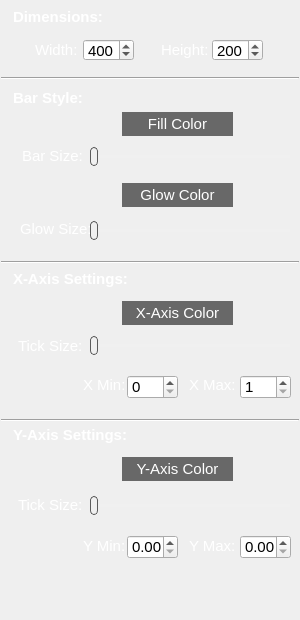
    <widget class="QGroupBox" name="groupBox_BarOverlay">
     <property name="geometry">
      <rect>
       <x>10</x>
       <y>50</y>
       <width>300</width>
       <height>620</height>
      </rect>
     </property>
     <property name="font">
      <font>
       <pointsize>11</pointsize>
      </font>
     </property>
     <property name="styleSheet">
      <string notr="true">QGroupBox{
border:none;
} </string>
     </property>
     <property name="title">
      <string/>
     </property>
     <property name="flat">
      <bool>false</bool>
     </property>
     <property name="checkable">
      <bool>false</bool>
     </property>
     <widget class="QSpinBox" name="spinBox_barChartWidth">
      <property name="geometry">
       <rect>
        <x>83</x>
        <y>39</y>
        <width>51</width>
        <height>22</height>
       </rect>
      </property>
      <property name="font">
       <font>
        <pointsize>11</pointsize>
       </font>
      </property>
      <property name="maximum">
       <number>1000</number>
      </property>
      <property name="singleStep">
       <number>5</number>
      </property>
      <property name="value">
       <number>400</number>
      </property>
     </widget>
     <widget class="QLabel" name="label_barXColor">
      <property name="geometry">
       <rect>
        <x>122</x>
        <y>325</y>
        <width>111</width>
        <height>6</height>
       </rect>
      </property>
      <property name="font">
       <font>
        <pointsize>11</pointsize>
       </font>
      </property>
      <property name="text">
       <string/>
      </property>
     </widget>
     <widget class="QLabel" name="label_14">
      <property name="geometry">
       <rect>
        <x>22</x>
        <y>135</y>
        <width>61</width>
        <height>41</height>
       </rect>
      </property>
      <property name="font">
       <font>
        <pointsize>11</pointsize>
       </font>
      </property>
      <property name="styleSheet">
       <string notr="true">QLabel {color:white;}</string>
      </property>
      <property name="text">
       <string>Bar Size:</string>
      </property>
      <property name="wordWrap">
       <bool>true</bool>
      </property>
     </widget>
     <widget class="Line" name="line_11">
      <property name="geometry">
       <rect>
        <x>1</x>
        <y>70</y>
        <width>298</width>
        <height>16</height>
       </rect>
      </property>
      <property name="font">
       <font>
        <pointsize>11</pointsize>
       </font>
      </property>
      <property name="orientation">
       <enum>Qt::Horizontal</enum>
      </property>
     </widget>
     <widget class="QLabel" name="label_barGlowColor">
      <property name="geometry">
       <rect>
        <x>122</x>
        <y>207</y>
        <width>111</width>
        <height>6</height>
       </rect>
      </property>
      <property name="font">
       <font>
        <pointsize>11</pointsize>
       </font>
      </property>
      <property name="text">
       <string/>
      </property>
     </widget>
     <widget class="QSpinBox" name="spinBox_barChartHeight">
      <property name="geometry">
       <rect>
        <x>212</x>
        <y>39</y>
        <width>51</width>
        <height>22</height>
       </rect>
      </property>
      <property name="font">
       <font>
        <pointsize>11</pointsize>
       </font>
      </property>
      <property name="maximum">
       <number>1000</number>
      </property>
      <property name="singleStep">
       <number>5</number>
      </property>
      <property name="value">
       <number>200</number>
      </property>
     </widget>
     <widget class="QPushButton" name="pushButton_barColor">
      <property name="geometry">
       <rect>
        <x>122</x>
        <y>112</y>
        <width>111</width>
        <height>24</height>
       </rect>
      </property>
      <property name="font">
       <font>
        <pointsize>11</pointsize>
       </font>
      </property>
      <property name="styleSheet">
       <string notr="true">QPushButton#pushButton_barColor {
	color: white;
    background-color:  rgb(104, 104, 104);
    border-style: none;
    border-width: 2px;
    border-color: rgb(104, 104, 104);
}
QPushButton#pushButton_barColor:pressed {
    background-color: rgb(50, 50, 50);
    border-style: inset;
}</string>
      </property>
      <property name="text">
       <string>Fill Color</string>
      </property>
     </widget>
     <widget class="QPushButton" name="pushButton_barGlowColor">
      <property name="geometry">
       <rect>
        <x>122</x>
        <y>183</y>
        <width>111</width>
        <height>24</height>
       </rect>
      </property>
      <property name="font">
       <font>
        <pointsize>11</pointsize>
       </font>
      </property>
      <property name="styleSheet">
       <string notr="true">QPushButton#pushButton_barGlowColor {
	color: white;
    background-color:  rgb(104, 104, 104);
    border-style: none;
    border-width: 2px;
    border-color: rgb(104, 104, 104);
}
QPushButton#pushButton_barGlowColor:pressed {
    background-color: rgb(50, 50, 50);
    border-style: inset;
}</string>
      </property>
      <property name="text">
       <string>Glow Color</string>
      </property>
     </widget>
     <widget class="QPushButton" name="pushButton_barXColor">
      <property name="geometry">
       <rect>
        <x>122</x>
        <y>301</y>
        <width>111</width>
        <height>24</height>
       </rect>
      </property>
      <property name="font">
       <font>
        <pointsize>11</pointsize>
       </font>
      </property>
      <property name="styleSheet">
       <string notr="true">QPushButton#pushButton_barXColor {
	color: white;
    background-color:  rgb(104, 104, 104);
    border-style: none;
    border-width: 2px;
    border-color: rgb(104, 104, 104);
}
QPushButton#pushButton_barXColor:pressed {
    background-color: rgb(50, 50, 50);
    border-style: inset;
}</string>
      </property>
      <property name="text">
       <string>X-Axis Color</string>
      </property>
     </widget>
     <widget class="QLabel" name="label_barW">
      <property name="geometry">
       <rect>
        <x>35</x>
        <y>38</y>
        <width>47</width>
        <height>24</height>
       </rect>
      </property>
      <property name="font">
       <font>
        <pointsize>11</pointsize>
       </font>
      </property>
      <property name="styleSheet">
       <string notr="true">QLabel {color:white;}</string>
      </property>
      <property name="text">
       <string>Width:</string>
      </property>
     </widget>
     <widget class="Line" name="line_12">
      <property name="geometry">
       <rect>
        <x>1</x>
        <y>254</y>
        <width>298</width>
        <height>16</height>
       </rect>
      </property>
      <property name="font">
       <font>
        <pointsize>11</pointsize>
       </font>
      </property>
      <property name="orientation">
       <enum>Qt::Horizontal</enum>
      </property>
     </widget>
     <widget class="QPushButton" name="pushButton_barYColor">
      <property name="geometry">
       <rect>
        <x>122</x>
        <y>457</y>
        <width>111</width>
        <height>24</height>
       </rect>
      </property>
      <property name="font">
       <font>
        <pointsize>11</pointsize>
       </font>
      </property>
      <property name="styleSheet">
       <string notr="true">QPushButton#pushButton_barYColor {
	color: white;
    background-color:  rgb(104, 104, 104);
    border-style: none;
    border-width: 2px;
    border-color: rgb(104, 104, 104);
}
QPushButton#pushButton_barYColor:pressed {
    background-color: rgb(50, 50, 50);
    border-style: inset;
}</string>
      </property>
      <property name="text">
       <string>Y-Axis Color</string>
      </property>
     </widget>
     <widget class="QLabel" name="label_barH">
      <property name="geometry">
       <rect>
        <x>161</x>
        <y>38</y>
        <width>47</width>
        <height>24</height>
       </rect>
      </property>
      <property name="font">
       <font>
        <pointsize>11</pointsize>
       </font>
      </property>
      <property name="styleSheet">
       <string notr="true">QLabel {color:white;}</string>
      </property>
      <property name="text">
       <string>Height:</string>
      </property>
     </widget>
     <widget class="QLabel" name="label_barColor">
      <property name="geometry">
       <rect>
        <x>122</x>
        <y>136</y>
        <width>111</width>
        <height>6</height>
       </rect>
      </property>
      <property name="font">
       <font>
        <pointsize>11</pointsize>
       </font>
      </property>
      <property name="text">
       <string/>
      </property>
     </widget>
     <widget class="QLabel" name="label_15">
      <property name="geometry">
       <rect>
        <x>20</x>
        <y>208</y>
        <width>81</width>
        <height>41</height>
       </rect>
      </property>
      <property name="font">
       <font>
        <pointsize>11</pointsize>
       </font>
      </property>
      <property name="styleSheet">
       <string notr="true">QLabel {color:white;}</string>
      </property>
      <property name="text">
       <string>Glow Size:</string>
      </property>
      <property name="wordWrap">
       <bool>true</bool>
      </property>
     </widget>
     <widget class="QLabel" name="label_barYColor">
      <property name="geometry">
       <rect>
        <x>122</x>
        <y>481</y>
        <width>111</width>
        <height>6</height>
       </rect>
      </property>
      <property name="font">
       <font>
        <pointsize>11</pointsize>
       </font>
      </property>
      <property name="text">
       <string/>
      </property>
     </widget>
     <widget class="QSlider" name="horizontalSlider_barWidth">
      <property name="geometry">
       <rect>
        <x>90</x>
        <y>146</y>
        <width>200</width>
        <height>20</height>
       </rect>
      </property>
      <property name="font">
       <font>
        <pointsize>11</pointsize>
       </font>
      </property>
      <property name="styleSheet">
       <string notr="true">QSlider::groove:horizontal {
	background-color: rgb(240,240,240);
	height:3px;
}

QSlider::handle:horizontal {
	background-color: rgb(240,240,240);
    border: 1px solid #5c5c5c;
    width: 6px;
    height: 8px;
	margin: -8px 0;
    border-radius: 4px;
}</string>
      </property>
      <property name="minimum">
       <number>1</number>
      </property>
      <property name="maximum">
       <number>100</number>
      </property>
      <property name="value">
       <number>1</number>
      </property>
      <property name="orientation">
       <enum>Qt::Horizontal</enum>
      </property>
     </widget>
     <widget class="QSlider" name="horizontalSlider_barGlowWidth">
      <property name="geometry">
       <rect>
        <x>90</x>
        <y>220</y>
        <width>200</width>
        <height>20</height>
       </rect>
      </property>
      <property name="font">
       <font>
        <pointsize>11</pointsize>
       </font>
      </property>
      <property name="styleSheet">
       <string notr="true">QSlider::groove:horizontal {
	background-color: rgb(240,240,240);
	height:3px;
}

QSlider::handle:horizontal {
	background-color: rgb(240,240,240);
    border: 1px solid #5c5c5c;
    width: 6px;
    height: 8px;
	margin: -8px 0;
    border-radius: 4px;
}</string>
      </property>
      <property name="minimum">
       <number>1</number>
      </property>
      <property name="maximum">
       <number>15</number>
      </property>
      <property name="value">
       <number>1</number>
      </property>
      <property name="sliderPosition">
       <number>1</number>
      </property>
      <property name="orientation">
       <enum>Qt::Horizontal</enum>
      </property>
     </widget>
     <widget class="QDoubleSpinBox" name="doubleSpinBox_yMaxBarOverlay">
      <property name="geometry">
       <rect>
        <x>240</x>
        <y>535</y>
        <width>51</width>
        <height>24</height>
       </rect>
      </property>
      <property name="font">
       <font>
        <pointsize>11</pointsize>
       </font>
      </property>
      <property name="maximum">
       <double>100000.000000000000000</double>
      </property>
     </widget>
     <widget class="QLabel" name="label_yMin_2">
      <property name="geometry">
       <rect>
        <x>83</x>
        <y>536</y>
        <width>47</width>
        <height>20</height>
       </rect>
      </property>
      <property name="font">
       <font>
        <pointsize>11</pointsize>
       </font>
      </property>
      <property name="styleSheet">
       <string notr="true">QLabel {color:white;}</string>
      </property>
      <property name="text">
       <string>Y Min:</string>
      </property>
     </widget>
     <widget class="QLabel" name="label_yTicks_2">
      <property name="geometry">
       <rect>
        <x>18</x>
        <y>495</y>
        <width>71</width>
        <height>20</height>
       </rect>
      </property>
      <property name="font">
       <font>
        <pointsize>11</pointsize>
       </font>
      </property>
      <property name="styleSheet">
       <string notr="true">QLabel {color:white;}</string>
      </property>
      <property name="text">
       <string>Tick Size:</string>
      </property>
      <property name="wordWrap">
       <bool>true</bool>
      </property>
     </widget>
     <widget class="QLabel" name="label_yMax_2">
      <property name="geometry">
       <rect>
        <x>189</x>
        <y>536</y>
        <width>47</width>
        <height>20</height>
       </rect>
      </property>
      <property name="font">
       <font>
        <pointsize>11</pointsize>
       </font>
      </property>
      <property name="styleSheet">
       <string notr="true">QLabel {color:white;}</string>
      </property>
      <property name="text">
       <string>Y Max:</string>
      </property>
     </widget>
     <widget class="QDoubleSpinBox" name="doubleSpinBox_yMinBarOverlay">
      <property name="geometry">
       <rect>
        <x>127</x>
        <y>535</y>
        <width>51</width>
        <height>24</height>
       </rect>
      </property>
      <property name="font">
       <font>
        <pointsize>11</pointsize>
       </font>
      </property>
     </widget>
     <widget class="QSlider" name="horizontalSlider_yTicks_2">
      <property name="geometry">
       <rect>
        <x>90</x>
        <y>495</y>
        <width>200</width>
        <height>20</height>
       </rect>
      </property>
      <property name="font">
       <font>
        <pointsize>11</pointsize>
       </font>
      </property>
      <property name="styleSheet">
       <string notr="true">QSlider::groove:horizontal {
	background-color: rgb(240,240,240);
	height:3px;
}

QSlider::handle:horizontal {
	background-color: rgb(240,240,240);
    border: 1px solid #5c5c5c;
    width: 6px;
    height: 8px;
	margin: -8px 0;
    border-radius: 4px;
}</string>
      </property>
      <property name="minimum">
       <number>1</number>
      </property>
      <property name="maximum">
       <number>50</number>
      </property>
      <property name="value">
       <number>1</number>
      </property>
      <property name="orientation">
       <enum>Qt::Horizontal</enum>
      </property>
     </widget>
     <widget class="QLabel" name="label_xTicks_2">
      <property name="geometry">
       <rect>
        <x>18</x>
        <y>336</y>
        <width>71</width>
        <height>20</height>
       </rect>
      </property>
      <property name="font">
       <font>
        <pointsize>11</pointsize>
       </font>
      </property>
      <property name="styleSheet">
       <string notr="true">QLabel {color:white;}</string>
      </property>
      <property name="text">
       <string>Tick Size:</string>
      </property>
      <property name="wordWrap">
       <bool>true</bool>
      </property>
     </widget>
     <widget class="QLabel" name="label_xMin_2">
      <property name="geometry">
       <rect>
        <x>83</x>
        <y>375</y>
        <width>47</width>
        <height>20</height>
       </rect>
      </property>
      <property name="font">
       <font>
        <pointsize>11</pointsize>
       </font>
      </property>
      <property name="styleSheet">
       <string notr="true">QLabel {color:white;}</string>
      </property>
      <property name="text">
       <string>X Min:</string>
      </property>
     </widget>
     <widget class="QSpinBox" name="spinBox_xMax_2">
      <property name="geometry">
       <rect>
        <x>240</x>
        <y>375</y>
        <width>51</width>
        <height>24</height>
       </rect>
      </property>
      <property name="font">
       <font>
        <pointsize>11</pointsize>
       </font>
      </property>
      <property name="minimum">
       <number>1</number>
      </property>
      <property name="maximum">
       <number>1000</number>
      </property>
      <property name="singleStep">
       <number>1</number>
      </property>
      <property name="value">
       <number>1</number>
      </property>
     </widget>
     <widget class="QSlider" name="horizontalSlider_xTicks_2">
      <property name="geometry">
       <rect>
        <x>90</x>
        <y>335</y>
        <width>200</width>
        <height>20</height>
       </rect>
      </property>
      <property name="font">
       <font>
        <pointsize>11</pointsize>
       </font>
      </property>
      <property name="styleSheet">
       <string notr="true">QSlider::groove:horizontal {
	background-color: rgb(240,240,240);
	height:3px;
}

QSlider::handle:horizontal {
	background-color: rgb(240,240,240);
    border: 1px solid #5c5c5c;
    width: 6px;
    height: 8px;
	margin: -8px 0;
    border-radius: 4px;
}</string>
      </property>
      <property name="minimum">
       <number>1</number>
      </property>
      <property name="maximum">
       <number>15</number>
      </property>
      <property name="pageStep">
       <number>1</number>
      </property>
      <property name="value">
       <number>1</number>
      </property>
      <property name="orientation">
       <enum>Qt::Horizontal</enum>
      </property>
     </widget>
     <widget class="QSpinBox" name="spinBox_xMin_2">
      <property name="geometry">
       <rect>
        <x>127</x>
        <y>375</y>
        <width>51</width>
        <height>24</height>
       </rect>
      </property>
      <property name="font">
       <font>
        <pointsize>11</pointsize>
       </font>
      </property>
      <property name="maximum">
       <number>1000</number>
      </property>
      <property name="singleStep">
       <number>1</number>
      </property>
      <property name="value">
       <number>0</number>
      </property>
     </widget>
     <widget class="QLabel" name="label_xMax_2">
      <property name="geometry">
       <rect>
        <x>189</x>
        <y>375</y>
        <width>47</width>
        <height>20</height>
       </rect>
      </property>
      <property name="font">
       <font>
        <pointsize>11</pointsize>
       </font>
      </property>
      <property name="styleSheet">
       <string notr="true">QLabel {color:white;}</string>
      </property>
      <property name="text">
       <string>X Max:</string>
      </property>
     </widget>
     <widget class="Line" name="line_15">
      <property name="geometry">
       <rect>
        <x>1</x>
        <y>412</y>
        <width>298</width>
        <height>16</height>
       </rect>
      </property>
      <property name="font">
       <font>
        <pointsize>11</pointsize>
       </font>
      </property>
      <property name="orientation">
       <enum>Qt::Horizontal</enum>
      </property>
     </widget>
     <widget class="QLabel" name="label_20">
      <property name="geometry">
       <rect>
        <x>13</x>
        <y>7</y>
        <width>111</width>
        <height>20</height>
       </rect>
      </property>
      <property name="font">
       <font>
        <pointsize>11</pointsize>
        <weight>75</weight>
        <bold>true</bold>
       </font>
      </property>
      <property name="styleSheet">
       <string notr="true">QLabel {color:white;}</string>
      </property>
      <property name="text">
       <string>Dimensions:</string>
      </property>
      <property name="wordWrap">
       <bool>true</bool>
      </property>
     </widget>
     <widget class="QLabel" name="label_21">
      <property name="geometry">
       <rect>
        <x>13</x>
        <y>88</y>
        <width>80</width>
        <height>20</height>
       </rect>
      </property>
      <property name="font">
       <font>
        <pointsize>11</pointsize>
        <weight>75</weight>
        <bold>true</bold>
       </font>
      </property>
      <property name="styleSheet">
       <string notr="true">QLabel {color:white;}</string>
      </property>
      <property name="text">
       <string>Bar Style:</string>
      </property>
      <property name="wordWrap">
       <bool>true</bool>
      </property>
     </widget>
     <widget class="QLabel" name="label_22">
      <property name="geometry">
       <rect>
        <x>13</x>
        <y>269</y>
        <width>122</width>
        <height>20</height>
       </rect>
      </property>
      <property name="font">
       <font>
        <pointsize>11</pointsize>
        <weight>75</weight>
        <bold>true</bold>
       </font>
      </property>
      <property name="styleSheet">
       <string notr="true">QLabel {color:white;}</string>
      </property>
      <property name="text">
       <string>X-Axis Settings:</string>
      </property>
      <property name="wordWrap">
       <bool>true</bool>
      </property>
     </widget>
     <widget class="QLabel" name="label_23">
      <property name="geometry">
       <rect>
        <x>13</x>
        <y>425</y>
        <width>122</width>
        <height>20</height>
       </rect>
      </property>
      <property name="font">
       <font>
        <pointsize>11</pointsize>
        <weight>75</weight>
        <bold>true</bold>
       </font>
      </property>
      <property name="styleSheet">
       <string notr="true">QLabel {color:white;}</string>
      </property>
      <property name="text">
       <string>Y-Axis Settings:</string>
      </property>
      <property name="wordWrap">
       <bool>true</bool>
      </property>
     </widget>
     <zorder>label_xMax_2</zorder>
     <zorder>spinBox_barChartWidth</zorder>
     <zorder>label_barXColor</zorder>
     <zorder>label_14</zorder>
     <zorder>line_11</zorder>
     <zorder>label_barGlowColor</zorder>
     <zorder>spinBox_barChartHeight</zorder>
     <zorder>pushButton_barColor</zorder>
     <zorder>pushButton_barGlowColor</zorder>
     <zorder>pushButton_barXColor</zorder>
     <zorder>label_barW</zorder>
     <zorder>line_12</zorder>
     <zorder>pushButton_barYColor</zorder>
     <zorder>label_barH</zorder>
     <zorder>label_barColor</zorder>
     <zorder>label_15</zorder>
     <zorder>label_barYColor</zorder>
     <zorder>horizontalSlider_barWidth</zorder>
     <zorder>horizontalSlider_barGlowWidth</zorder>
     <zorder>doubleSpinBox_yMaxBarOverlay</zorder>
     <zorder>label_yMin_2</zorder>
     <zorder>label_yTicks_2</zorder>
     <zorder>label_yMax_2</zorder>
     <zorder>doubleSpinBox_yMinBarOverlay</zorder>
     <zorder>horizontalSlider_yTicks_2</zorder>
     <zorder>label_xTicks_2</zorder>
     <zorder>label_xMin_2</zorder>
     <zorder>spinBox_xMax_2</zorder>
     <zorder>horizontalSlider_xTicks_2</zorder>
     <zorder>spinBox_xMin_2</zorder>
     <zorder>line_15</zorder>
     <zorder>label_20</zorder>
     <zorder>label_21</zorder>
     <zorder>label_22</zorder>
     <zorder>label_23</zorder>
    </widget>
